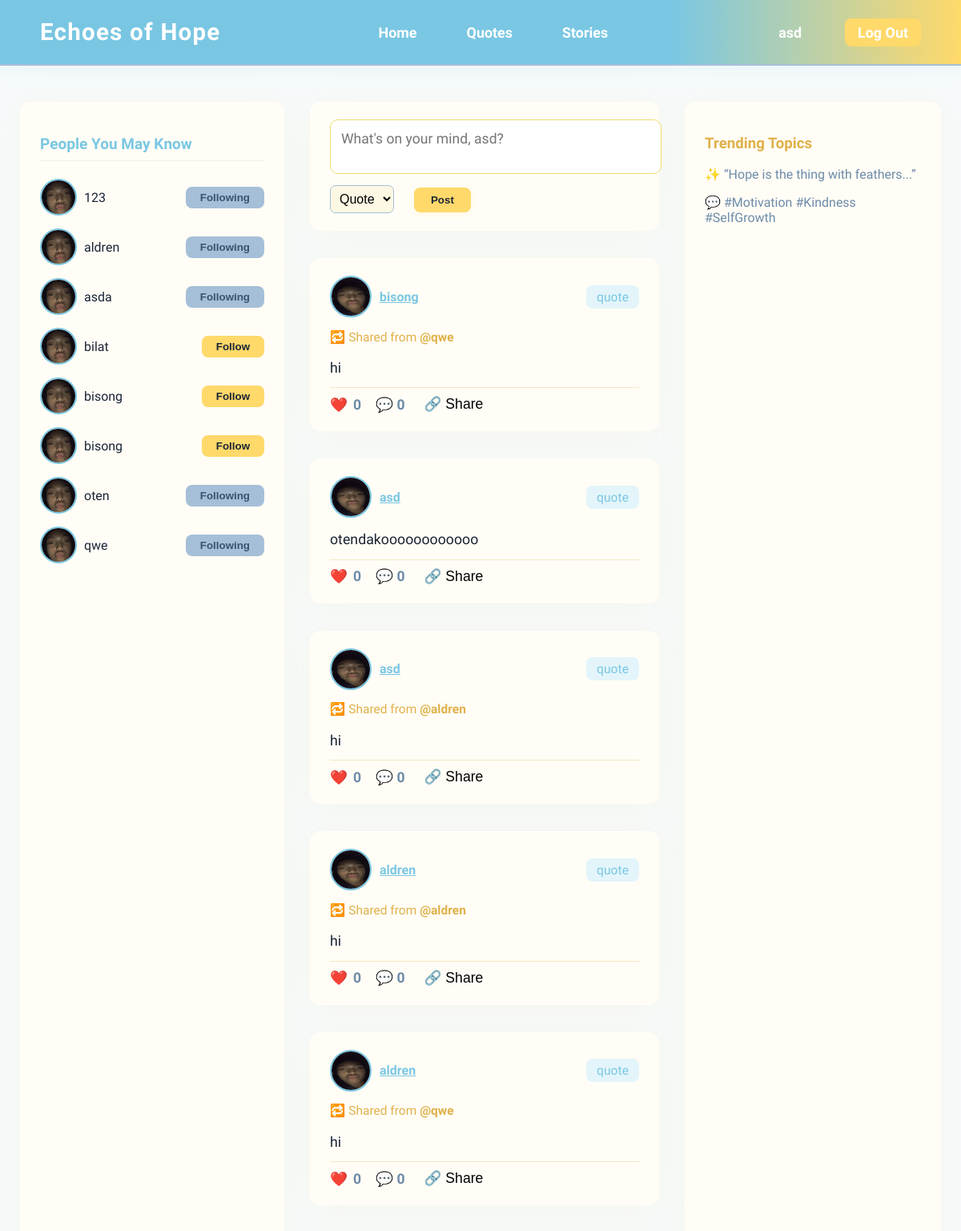
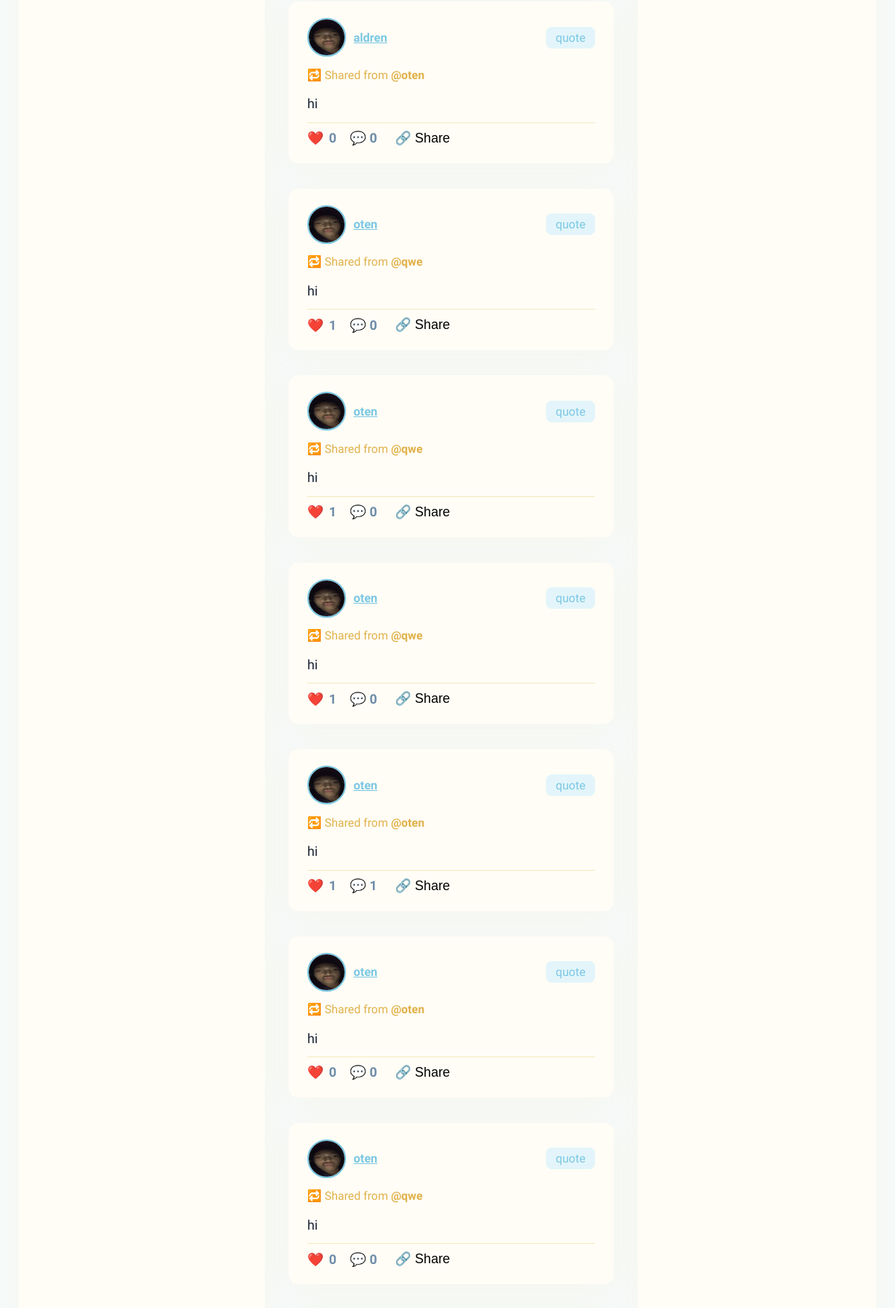
Screenshot of /home (signed in, upper part) with the database file from the repository (2 pictures, top to bottom).
### tables this page shows
CREATE TABLE users (
                    id INTEGER PRIMARY KEY AUTOINCREMENT,
                    username TEXT UNIQUE NOT NULL,
                    password TEXT NOT NULL
                );

CREATE TABLE posts (
                    id INTEGER PRIMARY KEY AUTOINCREMENT,
                    username TEXT NOT NULL,
                    content TEXT NOT NULL,
                    type TEXT NOT NULL CHECK (type IN ('story', 'quote')),
                    created_at TIMESTAMP DEFAULT CURRENT_TIMESTAMP
                , original_author TEXT);

### app.py (the view)
@app.route('/home')
def home():
    if 'username' not in session:
        return redirect(url_for('login'))
    conn = get_db()
    posts = get_posts()
    users = conn.execute("SELECT id, username FROM users").fetchall()
    following_rows = conn.execute(
        "SELECT followed FROM follows WHERE follower=?", (session['username'],)
    ).fetchall()
    following = [f['followed'] for f in following_rows]
    return render_template("home.html", posts=posts, users=users, following=following)

### app.py (called while the page is built)
def get_db():
    if "db" not in g:
        g.db = sqlite3.connect(DATABASE)
        g.db.row_factory = sqlite3.Row
    return g.db

### templates/home.html (shortened to what this page needs)
<!DOCTYPE html>
<html lang="en">
<head>
</head>
<body>
  <nav class="navbar">
    <div class="logo">Echoes of Hope</div>
    <ul>
      <li><a href="{{ url_for('home') }}">Home</a></li>
      <li><a href="{{ url_for('quotes') }}">Quotes</a></li>
      <li><a href="{{ url_for('stories') }}">Stories</a></li>
    </ul>
    <ul>
      {% if session.username %}
        <li><a href="{{ url_for('profile', username=session.username) }}">{{ session.username }}</a></li>
        <li><a class="btn" href="{{ url_for('logout') }}">Log Out</a></li>
      {% else %}
        <li><a class="btn" href="{{ url_for('login') }}">Log In</a></li>
      {% endif %}
    </ul>
  </nav>
  <div class="container">
    <div class="sidebar">
      <h3>People You May Know</h3>
      {% for u in users %}
        {% if u['username'] != session.username %}
          <div class="user-card">
            <div class="user-info">
              <img src="{{ url_for('static', filename=u['avatar'] or 'user2.jpg') }}" alt="avatar">
              <span>{{ u['username'] }}</span>
            </div>
            <form action="{{ url_for('follow', username=u['username']) }}" method="POST">
              {% if u['username'] in following %}
                <button class="follow-btn following" type="submit">Following</button>
              {% else %}
                <button class="follow-btn" type="submit">Follow</button>
              {% endif %}
            </form>
          </div>
        {% endif %}
      {% endfor %}
    </div>
    <div class="feed">
      <div class="create-post">
        <form action="{{ url_for('create_post') }}" method="POST">
          <textarea name="text" placeholder="What's on your mind, {{ session.username }}?" required></textarea>
          <select name="type">
            <option value="quote">Quote</option>
          </select>
          <button class="btn" type="submit">Post</button>
        </form>
      </div>
      {% for post in posts %}
      <div class="post" data-post-id="{{ post.id }}">
        <div class="post-header">
          <img src="{{ url_for('static', filename='user2.jpg') }}" alt="avatar">
          <a href="{{ url_for('profile', username=post.username) }}" class="post-user">{{ post.username }}</a>
          <span class="post-type">{{ post.type }}</span>
        </div>
        {% if post.original_author %}
          <p style="font-size: 0.97rem; color:var(--accent-dark);">🔁 Shared from <strong>@{{ post.original_author }}</strong></p>
        {% endif %}
        <div class="post-body">{{ post.text }}</div>
        <div class="post-actions">
          <span class="like-btn">❤️ <span class="like-count">{{ post.likes }}</span></span>
          <span class="comment-toggle">💬 {{ post.comments|length }}</span>
          <form action="{{ url_for('share_post', post_id=post.id) }}" method="POST" style="display:inline;">
            <button type="submit">🔗 Share</button>
          </form>
        </div>
      </div>
      {% else %}
        <p>No posts yet. Be the first to share hope!</p>
      {% endfor %}
    </div>
    <div class="rightbar">
      <h3>Trending Topics</h3>
      <p>✨ “Hope is the thing with feathers...”</p>
      <p>💬 #Motivation #Kindness #SelfGrowth</p>
    </div>
  </div>
</body>
</html>

### templates/home.html (style rules this page uses)
:root { --primary: #7AC7E3; --accent: #FFD96A; --accent-dark: #E0B14A; --bg: #F6FAFB; --card: #FFFDF6; --gray: #A6BFD8; --text-main: #1B2536; --text-muted: #6D8BA8; --radius: 13px; }
body { background: var(--bg); font-family: 'Quicksand', 'Inter', sans-serif; margin: 0; color: var(--text-main); }
.navbar { display: flex; justify-content: space-between; align-items: center; background: linear-gradient(90deg, var(--primary) 70%, var(--accent) 100%); color: #fff; padding: 23px 50px; font-family: 'Quicksand', sans-serif; border-bottom: 2px solid var(--gray); box-shadow: 0 4px 18px #7ac7e319; position: sticky; top: 0; z-index:1001; }
.navbar .logo { font-weight: 700; font-size: 1.85rem; color: #fff; letter-spacing: 1.2px; text-shadow: 0 2px 8px #7ac7e3b0; }
.navbar ul { display: flex; gap: 30px; list-style: none; margin: 0; padding: 0; align-items: center; }
.navbar a, .navbar span { text-decoration: none; color: #fff; font-weight: 600; font-size: 1.12rem; padding: 7px 16px; border-radius: 8px; cursor: pointer; transition: background .18s, color .14s; }
.btn { background: var(--accent); color: #1B2536; padding: 8px 21px; font-weight: 700; border: none; border-radius: 8px; cursor: pointer; box-shadow: 0 2px 8px #ffd96a29; margin-left: 8px; transition: background .17s; }
.container { display: grid; grid-template-columns: 330px 1fr 320px; gap: 32px; max-width: 1340px; margin: 45px auto; padding: 0 25px; }
.sidebar, .rightbar, .create-post, .post { background: var(--card); border-radius: var(--radius); padding: 22px 25px; box-shadow: 0 6px 40px #ffd96a1a; margin-bottom: 10px; }
.sidebar h3 { color: var(--primary); font-size:1.19rem; margin-bottom:14px; border-bottom:1px solid #eee; padding-bottom:9px; }
.user-card { display: flex; justify-content: space-between; align-items: center; padding: 8px 0; }
.user-info { display: flex;align-items:center;gap:9px; }
.user-info img { width:42px;height:42px;border-radius:50%;object-fit:cover;border:2px solid var(--primary); }
.follow-btn { background: var(--accent); border: none; color: #1B2536; font-weight:700; padding:6px 18px; border-radius:8px; cursor:pointer; transition: background .19s; }
.follow-btn.following { background:var(--gray);color:#3b526e; }
.feed { display: flex;flex-direction:column;gap:24px; }
.create-post textarea { width: 100%; border-radius:10px; border:1px solid #eedc72; padding:13px; resize:none; font-family:inherit; font-size:1.10rem; margin-bottom:10px; background: #fff; }
.create-post select { padding:7px; border-radius:7px; border:1px solid var(--gray);margin-right:13px; font-size:16px; background: #fcf8e3; }
.post-header { display: flex; align-items: center; gap: 10px; margin-bottom:13px; }
.post-header img { width:48px; height:48px; border-radius:50%; border: 2px solid #7AC7E3; }
.post-user { font-weight: 700; color: var(--primary); }
.post-type { background: #E3F5FA; color: #7AC7E3; padding: 5px 13px; border-radius:8px; font-size: 0.98rem; margin-left:auto; }
.post-body { font-size:1.11rem; color:var(--text-main); line-height:1.6; margin-bottom:10px; }
.post-actions { display: flex; justify-content: flex-start; gap:18px; padding-top:9px; border-top: 1px solid #f5e8bf; color:var(--text-muted); font-weight:700; }
.post-actions span, .post-actions form button { cursor:pointer; display: flex; align-items: center; gap:7px; background: none; border:none; font-size:1.1rem; transition: color .15s, background .19s; }
.rightbar h3 { color: var(--accent-dark); }
.rightbar p { color: var(--text-muted); }

### rows the page displays
users: username "123", shows "Following"
users: username "aldren", shows "Following"
users: username "asda", shows "Following"
users: username "bilat", shows "Follow"
users: username "bisong", shows "Follow"
users: username "bisong", shows "Follow"
users: username "oten", shows "Following"
users: username "qwe", shows "Following"
posts: username "bisong", type "quote", original_author "qwe", text "hi", likes "0", comments|length "0"
posts: username "asd", type "quote", text "otendakoooooooooooo", likes "0", comments|length "0"
posts: username "asd", type "quote", original_author "aldren", text "hi", likes "0", comments|length "0"
posts: username "aldren", type "quote", original_author "aldren", text "hi", likes "0", comments|length "0"
posts: username "aldren", type "quote", original_author "qwe", text "hi", likes "0", comments|length "0"
posts: username "aldren", type "quote", original_author "oten", text "hi", likes "0", comments|length "0"
posts: username "oten", type "quote", original_author "qwe", text "hi", likes "1", comments|length "0"
posts: username "oten", type "quote", original_author "qwe", text "hi", likes "1", comments|length "0"
posts: username "oten", type "quote", original_author "qwe", text "hi", likes "1", comments|length "0"
posts: username "oten", type "quote", original_author "oten", text "hi", likes "1", comments|length "1"
posts: username "oten", type "quote", original_author "oten", text "hi", likes "0", comments|length "0"
posts: username "oten", type "quote", original_author "qwe", text "hi", likes "0", comments|length "0"

### other values shown
{{ session.username }} "asd"
